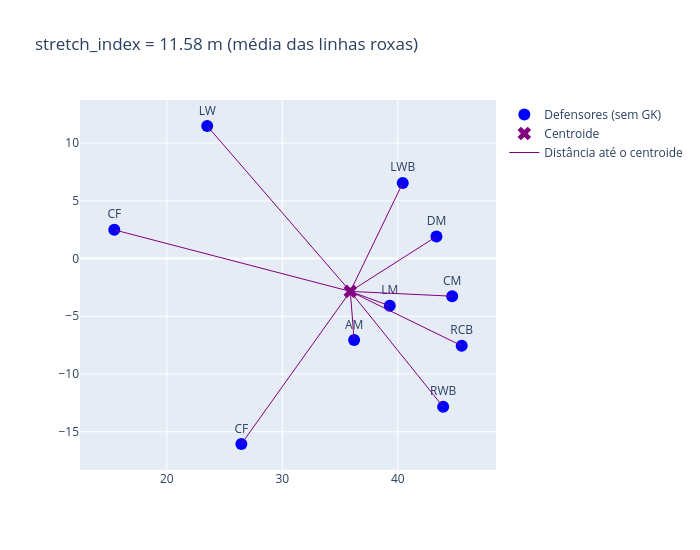

The code cell stored with this chart in its notebook:
### Code cell
# Feature 2 — stretch_index
plot_stretch_index(def_x, def_y, def_labels, feature_row['stretch_index'])

### Figure 1 — Plotly figure (JSON) as saved in the notebook; plotly's stock layout.template omitted (floating-point values rounded to 4 significant figures)
{"data": [{"marker": {"color": "blue", "size": 12}, "mode": "markers+text", "name": "Defensores (sem GK)", "text": ["LW", "RWB", "CF", "LWB", "CF", "RCB", "AM", "DM", "LM", "CM"], "textposition": "top center", "type": "scatter", "x": [23.5, 43.93, 26.46, 40.44, 15.45, 45.54, 36.22, 43.35, 39.31, 44.71], "y": [11.48, -12.84, -16.06, 6.544, 2.486, -7.554, -7.059, 1.906, -4.096, -3.261]}, {"marker": {"color": "purple", "size": 12, "symbol": "x"}, "mode": "markers", "name": "Centroide", "type": "scatter", "x": [35.89], "y": [-2.846]}, {"line": {"color": "purple", "width": 1}, "mode": "lines", "name": "Distância até o centroide", "showlegend": true, "type": "scatter", "x": [35.89, 23.5], "y": [-2.846, 11.48]}, {"line": {"color": "purple", "width": 1}, "mode": "lines", "showlegend": false, "type": "scatter", "x": [35.89, 43.93], "y": [-2.846, -12.84]}, {"line": {"color": "purple", "width": 1}, "mode": "lines", "showlegend": false, "type": "scatter", "x": [35.89, 26.46], "y": [-2.846, -16.06]}, {"line": {"color": "purple", "width": 1}, "mode": "lines", "showlegend": false, "type": "scatter", "x": [35.89, 40.44], "y": [-2.846, 6.544]}, {"line": {"color": "purple", "width": 1}, "mode": "lines", "showlegend": false, "type": "scatter", "x": [35.89, 15.45], "y": [-2.846, 2.486]}, {"line": {"color": "purple", "width": 1}, "mode": "lines", "showlegend": false, "type": "scatter", "x": [35.89, 45.54], "y": [-2.846, -7.554]}, {"line": {"color": "purple", "width": 1}, "mode": "lines", "showlegend": false, "type": "scatter", "x": [35.89, 36.22], "y": [-2.846, -7.059]}, {"line": {"color": "purple", "width": 1}, "mode": "lines", "showlegend": false, "type": "scatter", "x": [35.89, 43.35], "y": [-2.846, 1.906]}, {"line": {"color": "purple", "width": 1}, "mode": "lines", "showlegend": false, "type": "scatter", "x": [35.89, 39.31], "y": [-2.846, -4.096]}, {"line": {"color": "purple", "width": 1}, "mode": "lines", "showlegend": false, "type": "scatter", "x": [35.89, 44.71], "y": [-2.846, -3.261]}], "layout": {"height": 550, "title": {"text": "stretch_index = 11.58 m (média das linhas roxas)"}, "width": 700, "yaxis": {"scaleanchor": "x", "scaleratio": 1}}}
